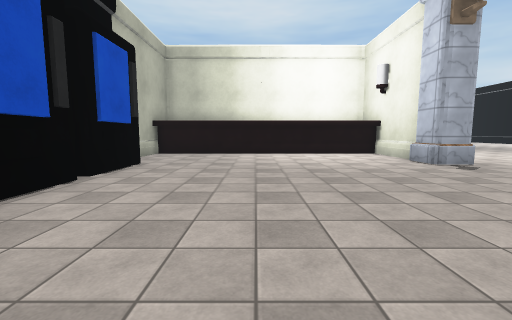
View 1 (above)

19 first-person views from a walk through a 3-D level made in the Unity game engine. The camera is 1.4 m above the floor, tilts 6° down and sees 90° across. The floor is counted in squares, 2 m on a side. Each view is taken from the middle of a square. On the plan, view 1 faces up. The plan holds only what a view shows up to about 9 squares ahead; the rest is blank. The place goes on beyond the plan. The player is left out. Surface patterns are stand-ins for the level's own textures.

View 2
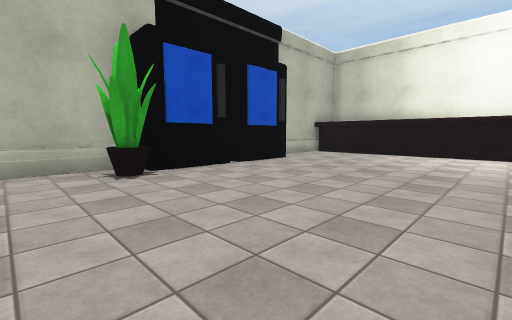

View 3
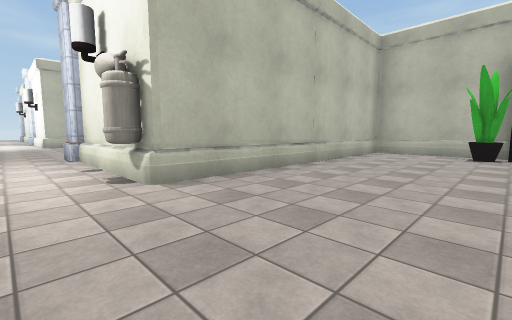

View 4
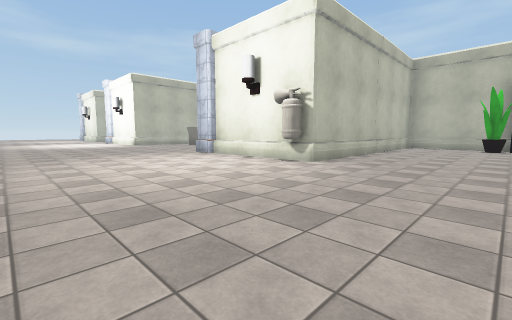

View 5
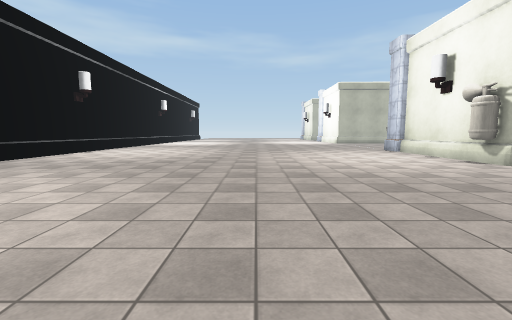

View 6
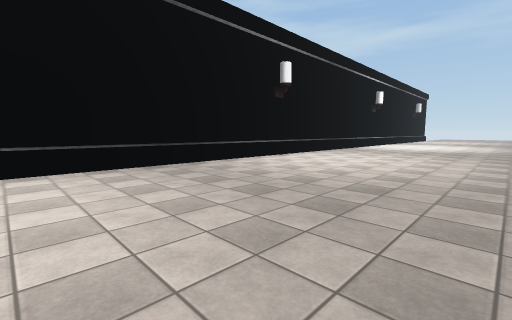

View 7
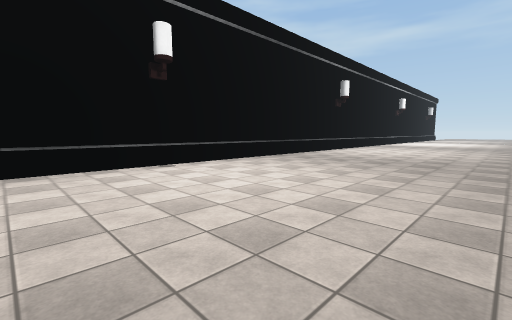

View 8
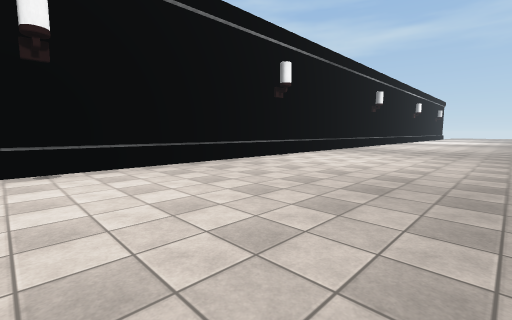

View 9
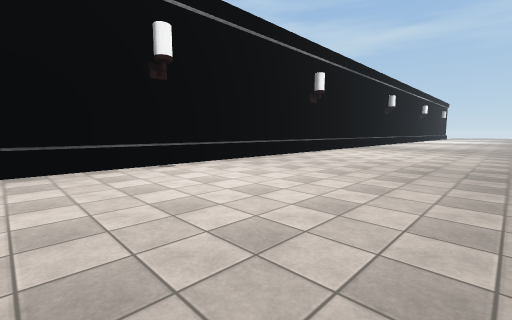

View 10
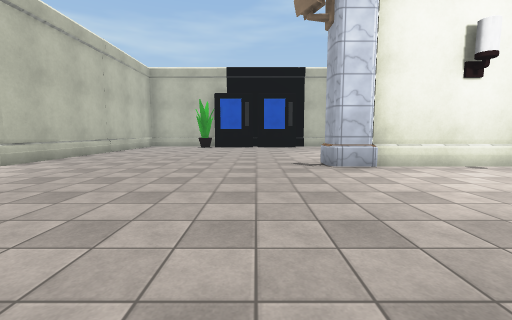

View 11
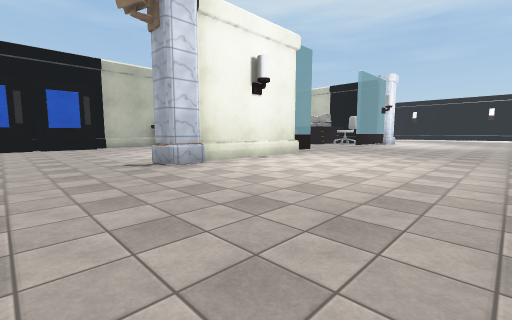

View 12
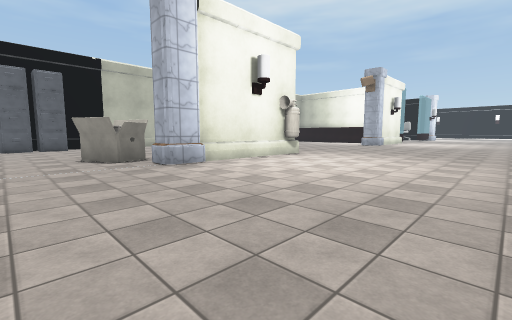

View 13
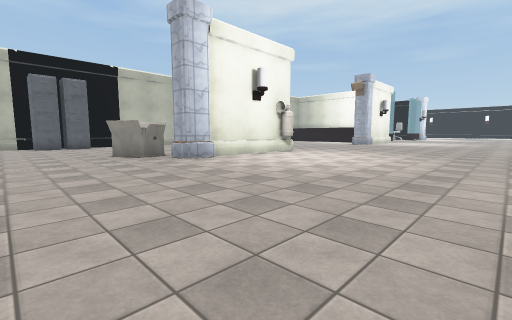

View 14
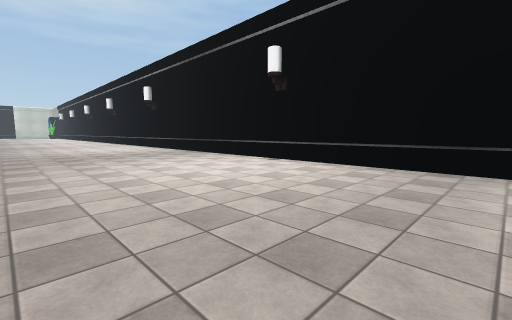

View 15
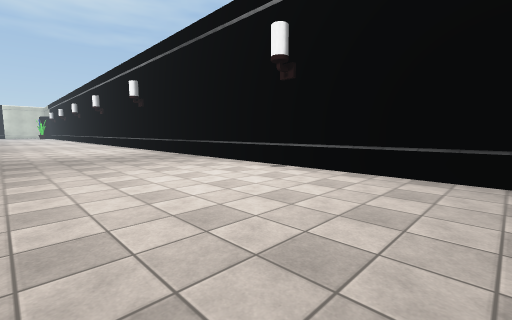

View 16
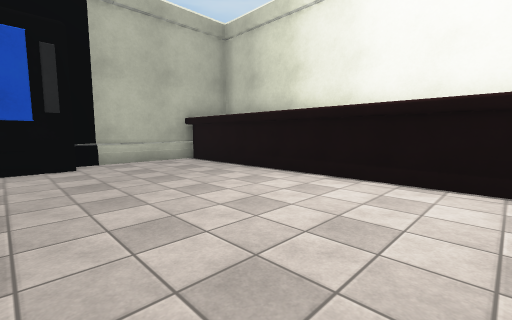

View 17
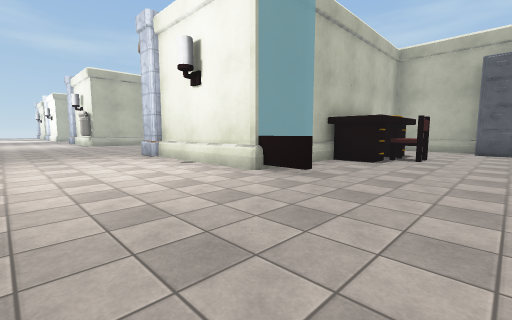

View 18
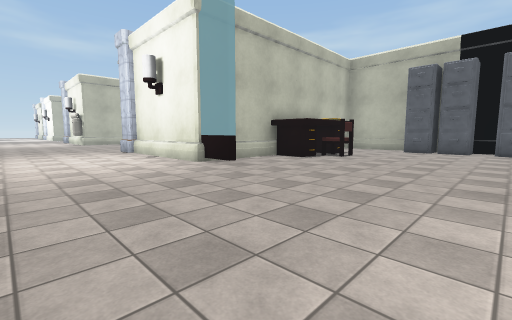

View 19
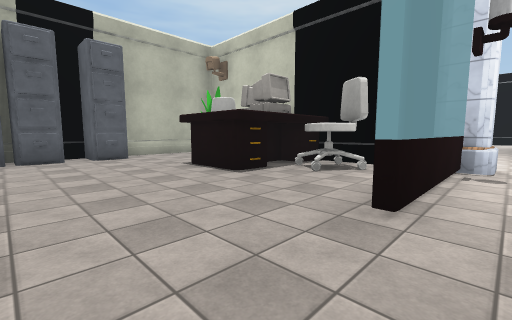

### Floor plan
Points are (right, up) in squares from view 1. A wall is a line through its corners. A room is listed if a view was taken in it or the views show most of it. See-through windows are left out.
Room 1 (views 1, 2, 3, 4, 5, 6, 7, 8, 9, 10, 11, 12, 13, 14, 15, 16, 17, 18, 19)
walls: (4.7, 6.4) (4.7, 5.6) (4, 5.6) (4, 6.5); (4.5, 11.6) (4.5, 6.5); (4.2, 6.6) (4.2, 9); (2.5, 8.8) (0.4, 8.8); (1.4, 10.5) (4.6, 10.5); (4.2, 18.8) (4.2, 16.1); (-3.5, 9) (-3.5, 6); (4.5, 19.6) (4.5, 16.1); (4, 20) (1.3, 20); (4.7, 20.4) (4.7, 19.6) (4.1, 19.6); (-3.5, 2) (-3.5, -1.5) (4.5, -1.5) (4.5, -5.5); (-3.5, 18.4) (-3.5, 12.6); (4.5, -5.6) (4.5, -6.4); (16.5, -9.5) (16.5, 10)
low walls: (4.8, -5.6) (4.8, -6.3)
ways out: opening at (4.5, -8.5)
objects: plant (-3, 2); vending machine (-3, 3); vending machine (-3, 5); other object (-3, 9) to (-2, 10); other object (-3, 14); other object (-3, 15); other object (-3, 16); other object (-1, 9) to (0, 9); chair (-1, 18) to (-1, 19); other object (0, 11) to (1, 11); chair (0, 12); other object (0, 17) to (1, 19); chair (2, 19) to (3, 19); other object (3, 9) to (3, 10); other object (5, -2)

Positions as (right, up) in squares from view 1, and headings:
1: (0, 0), facing up
2: (2, 0), facing up-left
3: (6, 2), facing down-left
4: (10, 2), facing down-left
5: (10, 4), facing down
6: (11, 1), facing down-right
7: (11, 5), facing down-right
8: (11, 9), facing down-right
9: (11, 11), facing down-right
10: (10, 4), facing left
11: (10, 3), facing up-left
12: (10, -9), facing up-left
13: (11, -10), facing up-left
14: (11, -10), facing up-right
15: (12, -9), facing up-right
16: (3, 5), facing up-left
17: (8, 14), facing down-left
18: (8, 16), facing down-left
19: (5, 14), facing up-left
